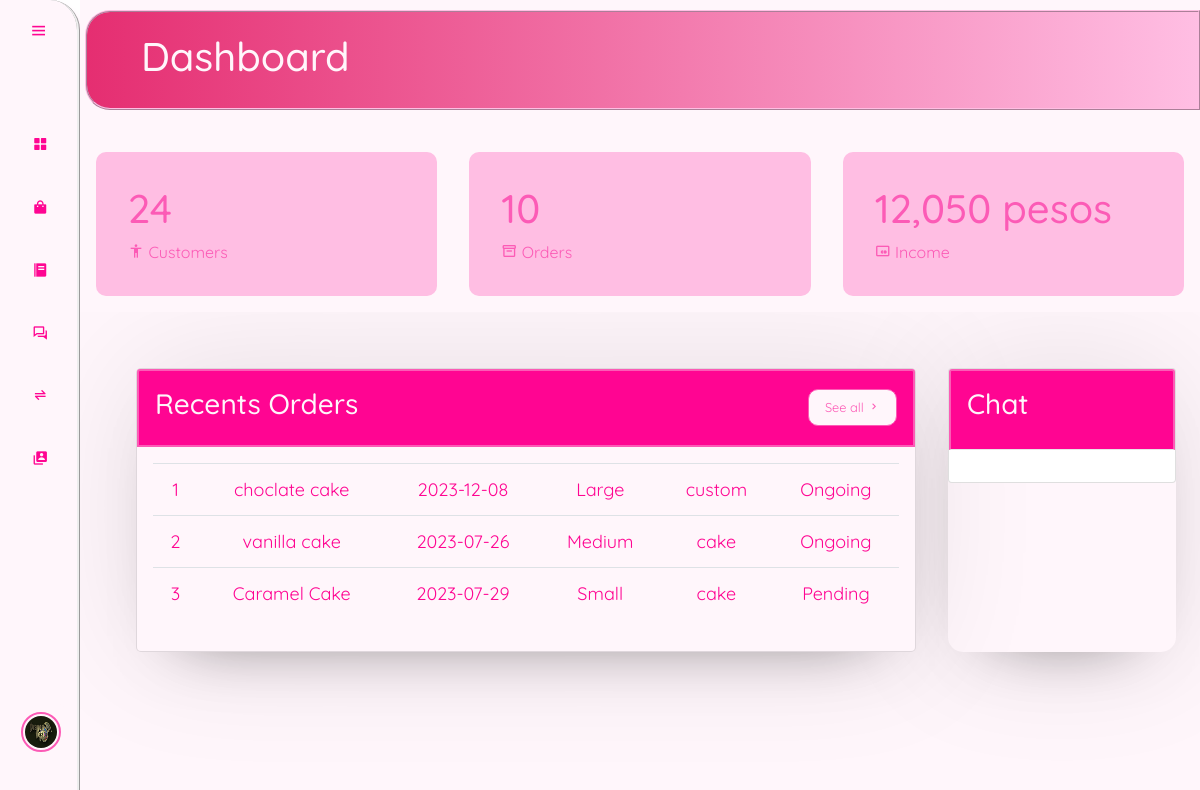
The page / (signed in) on the database its author committed.
### tables this page shows
CREATE TABLE `users` (
  `user_id` int(11) NOT NULL,
  `unique_id` int(255) NOT NULL,
  `fname` varchar(255) NOT NULL,
  `lname` varchar(255) NOT NULL,
  `email` varchar(255) NOT NULL,
  `password` varchar(255) NOT NULL,
  `contact` int(255) NOT NULL,
  `img` varchar(400) NOT NULL,
  `status` varchar(255) NOT NULL,
  `userType` varchar(255) NOT NULL
);

CREATE TABLE `order_db` (
  `id` int(255) NOT NULL,
  `Oname` varchar(255) NOT NULL,
  `Odate` date NOT NULL,
  `randOid` varchar(1000) NOT NULL,
  `Osize` varchar(255) NOT NULL,
  `Ocategory` varchar(255) NOT NULL,
  `Ostatus` varchar(255) NOT NULL
);

### index.php (the view, shortened to what this page needs)
<?php
include_once 'header.php';
include './sidebar.php';
include_once 'assets/dbcon.php';?>
    <div class="content1">
            <div class="product-container">
                <h1>Dashboard</h1>
            </div>
            <div class="data">
                <div class="cards">
                    <div class="card-single">
                        <div>
                            <h1>24</h1>
                            <i class="bx bx-body"></i>
                            <span>Customers</span>
                        </div>
                    </div>
                    <div class="card-single">
                        <div>
                            <h1>10</h1>
                            <i class='bx bx-box'></i>
                            <span>Orders</span>
                        </div>
                    </div>
                    <div class="card-single">
                        <div>
                            <h1>12,050 pesos</h1>
                            <i class='bx bx-credit-card-alt' ></i>
                            <span>Income</span>
                        </div>
                    </div>
                </div>
            </div>
            <div class="grid">
                <div class="project">
                    <div class="card">
                        <div class="card-header">
                            <h3>Recents Orders</h3>
                            <a href="./order.php"><button id="orderButton">See all <span class="bx bx-chevron-right"></span></button></a>
                        </div>
                        <div class="card-body">
                            <div class="table-responsive">
                                <table class="table" style="width:100%;">
                                    <tbody>
                                    <?php
                                    $select = mysqli_query($conn,"SELECT * From order_db");
                                    $number = 1;
                                    while ($row = mysqli_fetch_assoc($select))
                                        {
                                            echo "<tr>";
                                            echo "    <td>".$number."</td>";
                                            $number++;
                                            echo "    <td>".$row['Oname']."</td>";
                                            echo "    <td>".$row['Odate']."</td>";
                                            echo "    <td>".$row['Osize']."</td>";
                                            echo "    <td>".$row['Ocategory']."</td>";
                                            echo "    <td>".$row['Ostatus']."</td>";
                                            echo "</tr>";
                                        }
                                    ?>
                                    </tbody>
                                </table>
                            </div>
                        </div>
                    </div>
                </div>
                <div class="chats">
                    <div class="card">
                        <header class="card-header">
                            <h3>Chat</h3>
                        </header>
                        <div class="card-body">
                        </div>
                    </div>
                </div>
            </div>
    </div>
</body>
</html>

### sidebar.php (shortened to what this page needs)
<link rel="stylesheet" href="assets/css/style.css">
    <div class="sidebar">
        <div class="top">
            <i class="bx bx-menu" id="btn"></i>
        </div>
        <ul>
            <li>
                <a href="index.php">
                    <i class="bx bxs-grid-alt"></i>
                </a>
            </li>
            <li>
                <a href="product.php">
                    <i class="bx bxs-shopping-bag"></i>
                </a>
            </li>
            <li>
                <a href="order.php">
                    <i class="bx bxs-food-menu"></i>
                </a>
            </li>
            <li>
                <a href="users.php">
                    <i class='bx bx-conversation'></i>
                </a>
            </li>
            <li>
                <a href="transaction.php">
                <i class='bx bx-transfer-alt'></i>
                </a>
            </li>
            <li>
                <?php
                include_once ("assets/dbcon.php");
                $sql = mysqli_query($conn,"SELECT * FROM users WHERE unique_id = {$_SESSION['unique_id']}");
                if(mysqli_num_rows($sql) > 0 ){
                    $row = mysqli_fetch_assoc($sql);
                }
                ?>
                <a href="account.php">
                    <i class='bx bxs-user-account'></i>
                </a>
            </li>
            <li>
                <div class="user-profile">
                    <div class="user">
                        <img src="assets/images/<?php echo $row['img'];?>" class="user-img">
                        <div>
                        </div>
                    </div>
                    <a href="assets/logout.php?logout_id=<?php echo $row['unique_id']  ?>" class="logout">
                    </a>
                </div>
            </li>
        </ul>
    </div>

### assets/css/Page-transition.css (style rules this page uses)
.data, .grid, .customers, .add-product, .content { animation: transitionIn 0.75s ease-out; }

### assets/css/style.css (style rules this page uses)
* { margin: 0; padding: 0; box-sizing: border-box; text-decoration: none; outline: none; border: none; font-family: 'Quicksand', sans-serif; transition: .2s linear; }
.user-img { width: 40px; height: 40px; border-radius: 100%; padding: 2px; border: 2px solid #FC5BB6; }
.sidebar { position: fixed; top: 0; left: 0; bottom: 0; width: 80px; background: #FFF6FB; border-radius: 0 30px 0 0; border-style: none ridge none none; padding: 0.4rem 0.8rem; box-shadow: 0 .5rem .5rem 0 rgb(255, 190, 227); transition: all 0.5s ease; }
.sidebar #btn { position: absolute; color: #FF0592; top: .4rem; left: 50%; font-size: 1.2rem; line-height: 50px; transform: translateX(-50%); cursor: pointer; }
.user-profile { display: flex; justify-content: space-between; background-color: #e88ca1; border-radius: 30px; transition: all 0.5s ease; }
.user { display: inline-flex; align-items: center; padding-right: 1.5rem; margin: 0.8rem auto; }
.sidebar ul li { position: relative; list-style-type: none; height: 50px; width: 90%; margin: 0.8rem auto; line-height: 50px; }
.sidebar ul li a { color: #FF0592; display: flex; align-items: center; text-decoration: none; border-radius: 0.8rem; transition: all .5s ease; }
.sidebar ul li .user-profile { display: flex; align-items: center; }
.sidebar ul li a i { min-width: 50px; text-align: center; height: 50px; border-radius: 12px; line-height: 50px; }
.sidebar ul li .user-profile { background-color: #FFF6FB; border-radius: 30px; height: 60px; margin-right: 14px; }
.sidebar ul li:last-child { position: absolute; bottom: 35px; height: 50px; width: 90%; margin-left: 8px; line-height: 50px; }
.content1 { position: absolute; background: #FFF6FB; height: 100vh; top: 0; left: 80px; overflow: hidden; transition: all 0.5s ease; width: calc(100% - 80px); }
.product-container { display: flex; min-height: 100px; padding: 0.5rem 1.5rem; justify-content: space-between; background: #FFBEE3; margin-left: 5px; margin-top: 10px; color: #FFF6FB; border: 2px ridge #FFBEE3; border-radius: 25px 0 0 25px; background: linear-gradient(90deg,#e52e71,#FFBEE3) }
.product-container h1 { margin-left: 30px; }
.chats header, #chat-body a { display: flex; align-items: center; padding-bottom: 20px; justify-content: space-between; border-bottom: 1px solid FFF6FB; }
.add-item, .product-container { display: flex; justify-content: space-between; align-items: center; }
.data { position: relative; background-color: #fffdfd; padding: 1rem; transition: all 0.5s ease; width: 100%; justify-content: space-between; margin-top: 10px; }
tbody td { color: #FF0592; font-size: 18px; }
.data { position: relative; background-color: #FFF6FB; padding: 1rem; transition: all 0.5s ease; width: 100%; justify-content: space-between; margin-top: 10px; cursor: pointer; }
.cards { display: grid; grid-template-columns: repeat(3, 1fr); grid-gap: 2rem; margin-top: 1rem; border-radius: 2px; }
.card-single { display: flex; justify-content: space-between; background: #FFBEE3; padding: 2rem; border-radius: 10px; color: #FC5BB6; }
.project , .chats { border-radius: 15px; box-shadow: 0 0 128px 0 rgba(0, 0, 0, 0.1), 0 32px 64px -48px rgba(0, 0, 0, 0.5); }
.card-single:last-child { background-color: #FFBEE3; color: #FC5BB6; }
.grid { display: grid; background-color: #FFF6FB; min-height: 100px; margin: 3.5rem; grid-gap: 2rem; grid-template-columns: 75% auto; width: calc(100% - 80px); transition: all 0.5s ease; }
.project .card { background: #FFF6FB; border-radius: 5px; }
.card-header, .card-body { padding: 1rem; }
.card-header { display: flex; justify-content: space-between; background: #FF0592; color: #FFF6FB; align-items: center; border-radius: 15px; background-repeat: no-repeat; border: 2px solid #FC5BB6; }
.card-header button { background: #FFF6FB; border-radius: 10px; color: #FC5BB6; font-size: .8rem; padding: .5rem 1rem; border: 1px solid #FC5BB6; }
.project table { border-collapse: collapse; }
thead, td { text-align: center; }
.chats header, .card-body a { display: flex; align-items: center; padding-bottom: 20px; justify-content: space-between; border-bottom: 1px solid #e6e6e6; }
.card-body { max-height: 290px; overflow-y: auto; }

### rows shown on the page
users: img (picture)
order_db: Oname "choclate cake", Odate "2023-12-08", Osize "Large", Ocategory "custom", Ostatus "Ongoing"
order_db: Oname "vanilla cake", Odate "2023-07-26", Osize "Medium", Ocategory "cake", Ostatus "Ongoing"
order_db: Oname "Caramel Cake", Odate "2023-07-29", Osize "Small", Ocategory "cake", Ostatus "Pending"
